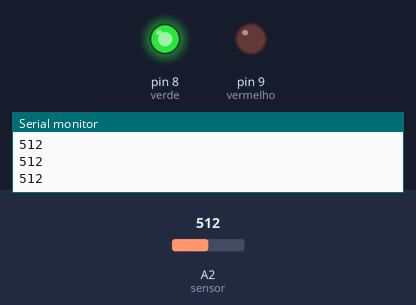
A sketch run on a simulated Arduino Uno, built with avr-gcc and run on an emulated ATmega328P. Shown: output pins drawn as LEDs (lit = HIGH), the last lines printed to the serial monitor. The test bench sets the inputs (shaded band); at power-on: A2 (sensor) = 512.

Above: at 1.2 s.
1.3 s: A2 (sensor) set to 585
2.8 s: A2 (sensor) set to 616
At 3.8 s:
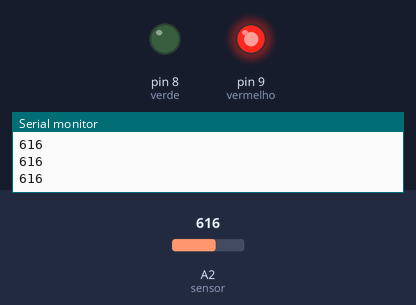
4.3 s: A2 (sensor) set to 590
At 4.9 s:
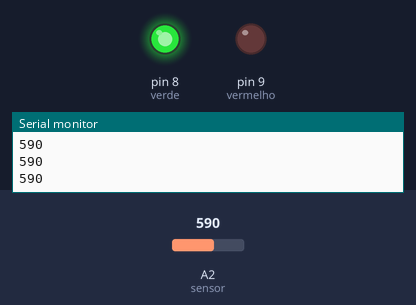
5.8 s: A2 (sensor) set to 610
At 6.1 s:
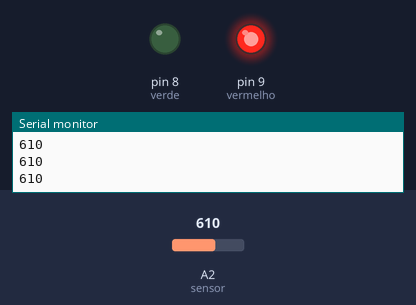
Timing chart, 0 to 8.3 s (numbered marks = the images above; inputs shaded):
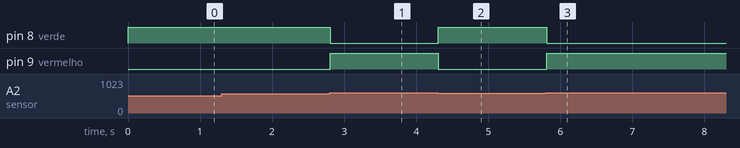

The sketch:

Sensor_de_umidade.ino
```cpp
int vermelho = 9;
int verde = 8;
int sensor = A2;
void setup() {
pinMode(vermelho,OUTPUT);
pinMode(verde,OUTPUT);
Serial.begin(9600);

}

void loop() {
int leitura = analogRead(sensor);
Serial.println(leitura);
if (leitura >= 600){
  digitalWrite(vermelho,HIGH);
  digitalWrite(verde,LOW);
}else{
  digitalWrite(vermelho,LOW);
  digitalWrite(verde,HIGH);
}
}
```

Measured:
- the behaviour switches between 599 and 600 on A2 (sensor) (found by bisection; images 0 and 1)
- after the input at 2.8 s, pin 8 (verde): HIGH → LOW at once; pin 9 (vermelho): LOW → HIGH at once
- after the input at 4.3 s, pin 8 (verde): LOW → HIGH at once; pin 9 (vermelho): HIGH → LOW at once
- after the input at 5.8 s, pin 8 (verde): HIGH → LOW at once; pin 9 (vermelho): LOW → HIGH at once
